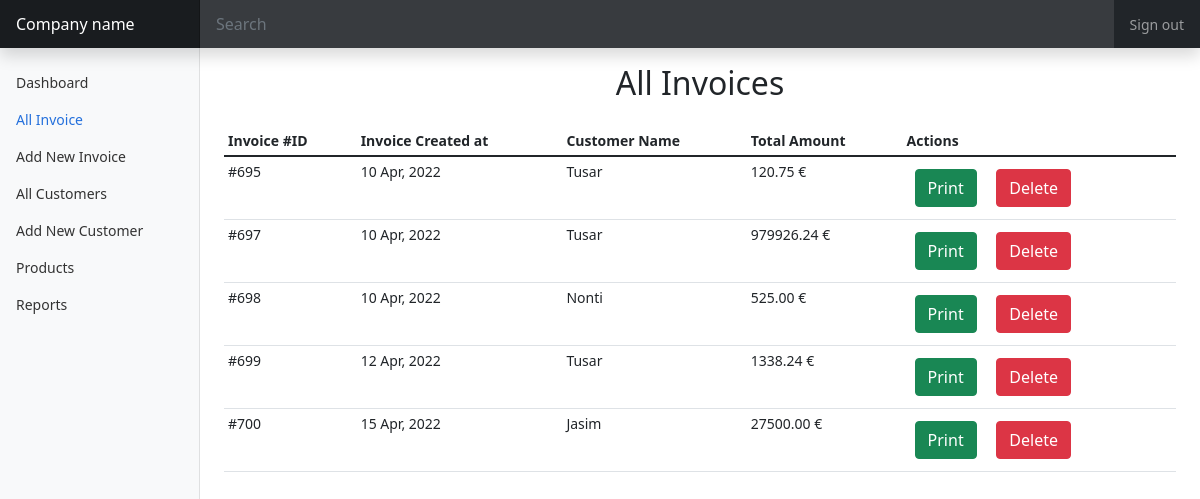
Page /all-invoice.php (signed in) on the committed database.
### tables this page shows
CREATE TABLE `invoice_order` (
  `order_id` int(11) NOT NULL,
  `user_id` int(11) NOT NULL,
  `order_date` varchar(50) NOT NULL DEFAULT current_timestamp(),
  `order_due_date` varchar(30) NOT NULL,
  `order_receiver_name` varchar(250) NOT NULL,
  `order_receiver_address` text NOT NULL,
  `order_total_before_tax` decimal(10,2) NOT NULL,
  `order_total_tax` decimal(10,2) NOT NULL,
  `order_total_after_tax` double(10,2) NOT NULL,
  `inv_ref` varchar(30) NOT NULL
);

### Classes/Invoice.php (called while the page is built, shortened)
<?php
class Invoice{
	private $host  = 'localhost';
    private $user  = 'root';
    private $password   = "";
    private $database  = "php_invoice";
    private $invoiceOrderTable = 'invoice_order';
	private $dbConnect = false;
    public function __construct(){
        if(!$this->dbConnect){
            $conn = new mysqli($this->host, $this->user, $this->password, $this->database);
            if($conn->connect_error){
                die("Error failed to connect to MySQL: " . $conn->connect_error);
            }else{
                $this->dbConnect = $conn;
            }
        }
    }
	private function getData($sqlQuery) {
		$result = mysqli_query($this->dbConnect, $sqlQuery);
		$data= array();
		while ($row = mysqli_fetch_array($result, MYSQLI_ASSOC)) {
			$data[]=$row;
		}
		return $data;
	}
			?>
			<?php
	public function getInvoiceList(){
		$sqlQuery = "
			SELECT * FROM ".$this->invoiceOrderTable."
			WHERE user_id = '".$_SESSION['userid']."'";
		return  $this->getData($sqlQuery);
	}
}
?>

### all-invoice.php (the view)
<?php
$page_slug = 'all-invoice';
?>
<?php
include 'includes/header.php';
include 'includes/side-nav.php';
?>
<h2 class="p-3 text-center">All Invoices</h2>
<div class="table-responsive">
  <table class="table  table-sm">
    <thead  class="thead-dark">
      <tr>
        <th scope="col">Invoice #ID</th>
        <th scope="col">Invoice Created at</th>
        <th scope="col">Customer Name</th>
        <th scope="col">Total Amount</th>
        <th scope="col">Actions</th>
      </tr>
    </thead>
    <tbody>
      <?php
      $invoiceList = $invoice->getInvoiceList();
      foreach ($invoiceList as $invoiceDetails) {
        $invoiceDate = date("d M, Y", strtotime($invoiceDetails["order_date"]));
        echo '
              <tr>
                <td>#' . $invoiceDetails["order_id"] . '</td>
                <td>' . $invoiceDate . '</td>
                <td>' . $invoiceDetails["order_receiver_name"] . '</td>
                <td>' . $invoiceDetails["order_total_after_tax"] . ' €</td>
                <td>
                    <a href="print_invoice.php?invoice_id=' . $invoiceDetails["order_id"] . '" title="Print Invoice" class="btn btn-success m-2">Print</a>
                    <a href="action.php?delete_invoice='.$invoiceDetails["order_id"].'" class="deleteInvoice btn btn-danger m-2"  title="Delete Invoice">Delete</a>
                </td>
              </tr>
            ';
      }
      ?>
    </tbody>
  </table>
</div>
<?php
include 'includes/footer.php';
?>

### includes/header.php (shortened to what this page needs)
<?php
include 'Classes/Invoice.php';
$invoice = new Invoice();
?>
<!doctype html>
<html lang="en">
<head>
  <link href="https://cdn.jsdelivr.net/npm/bootstrap@5.1.3/dist/css/bootstrap.min.css" rel="stylesheet">
  <link href="css/dashboard.css" rel="stylesheet">
</head>
<body>
  <header class="navbar navbar-dark sticky-top bg-dark flex-md-nowrap p-0 shadow">
    <a class="navbar-brand col-md-3 col-lg-2 me-0 px-3" href="#">Company name</a>
    <input class="form-control form-control-dark w-100" type="text" placeholder="Search" aria-label="Search">
    <div class="navbar-nav">
      <div class="nav-item text-nowrap">
        <a class="nav-link px-3" href="action.php?action=logout">Sign out</a>
      </div>
    </div>
  </header>
  <div class="container-fluid">
    <div class="row">

### includes/side-nav.php (shortened to what this page needs)
<nav id="sidebarMenu" class="col-md-3 col-lg-2 d-md-block bg-light sidebar collapse">
        <div class="position-sticky pt-3">
          <ul class="nav flex-column">
            <li class="nav-item">
              <a class="nav-link <?php if (isset($page_slug)) {if ($page_slug == 'dashboard') {echo "active";}}?>" aria-current="page" href="index.php">
                Dashboard
              </a>
            </li>
            <li class="nav-item  ">
              <a class="nav-link  <?php if (isset($page_slug)) {if ($page_slug == 'all-invoice') {echo "active";}}?> " href="all-invoice.php">
                All Invoice
              </a>
            </li>
            <li class="nav-item  ">
              <a class="nav-link <?php if (isset($page_slug)) {if ($page_slug == 'create-invoice') {echo "active";}}?>" href="create-invoice.php">
                Add New Invoice
              </a>
            </li>
            <li class="nav-item">
              <a class="nav-link  <?php if (isset($page_slug)) {if ($page_slug == 'all-user') {echo "active";}}?>" href="all-users.php">
                All Customers
              </a>
            </li>
            <li class="nav-item">
              <a class="nav-link  <?php if (isset($page_slug)) {if ($page_slug == 'add-user') {echo "active";}}?>" href="create-user.php">
                Add New Customer
              </a>
            </li>
            <li class="nav-item">
              <a class="nav-link" href="all-products.php">
                Products
              </a>
            </li>
            <li class="nav-item">
              <a class="nav-link" href="">
                Reports
              </a>
            </li>
          </ul>
        </div>
      </nav>
      <main class="col-md-9 ms-sm-auto col-lg-10 px-md-4">

### includes/footer.php (shortened to what this page needs)
</main>
</div>
</div>
</body>
</html>

### css/dashboard.css (style rules this page uses)
body { font-size: .875rem; }
.sidebar { position: fixed; top: 0; bottom: 0; left: 0; z-index: 100; padding: 48px 0 0; box-shadow: inset -1px 0 0 rgba(0, 0, 0, .1); }
.sidebar .nav-link { font-weight: 500; color: #333; }
.sidebar .nav-link.active { color: #2470dc; }
.navbar-brand { padding-top: .75rem; padding-bottom: .75rem; font-size: 1rem; background-color: rgba(0, 0, 0, .25); box-shadow: inset -1px 0 0 rgba(0, 0, 0, .25); }
.navbar .form-control { padding: .75rem 1rem; border-width: 0; border-radius: 0; }
.form-control-dark { color: #fff; background-color: rgba(255, 255, 255, .1); border-color: rgba(255, 255, 255, .1); }

### rows in the picture
invoice_order: order_id "695", order_date "10 Apr, 2022", order_receiver_name "Tusar", order_total_after_tax "120.75"
invoice_order: order_id "697", order_date "10 Apr, 2022", order_receiver_name "Tusar", order_total_after_tax "979926.24"
invoice_order: order_id "698", order_date "10 Apr, 2022", order_receiver_name "Nonti", order_total_after_tax "525.00"
invoice_order: order_id "699", order_date "12 Apr, 2022", order_receiver_name "Tusar", order_total_after_tax "1338.24"
invoice_order: order_id "700", order_date "15 Apr, 2022", order_receiver_name "Jasim", order_total_after_tax "27500.00"
